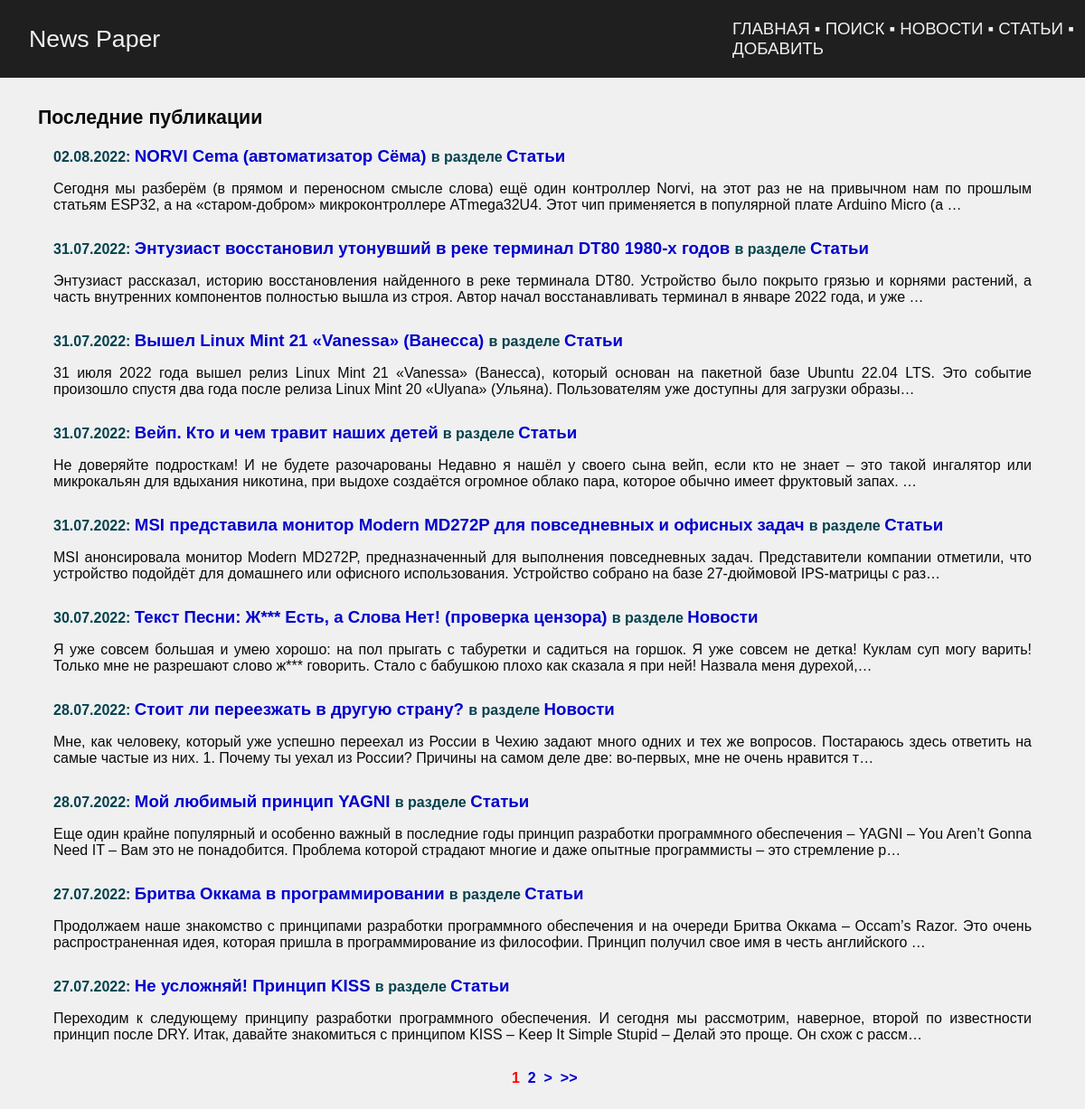
/, run on an earlier commit of the app's database.
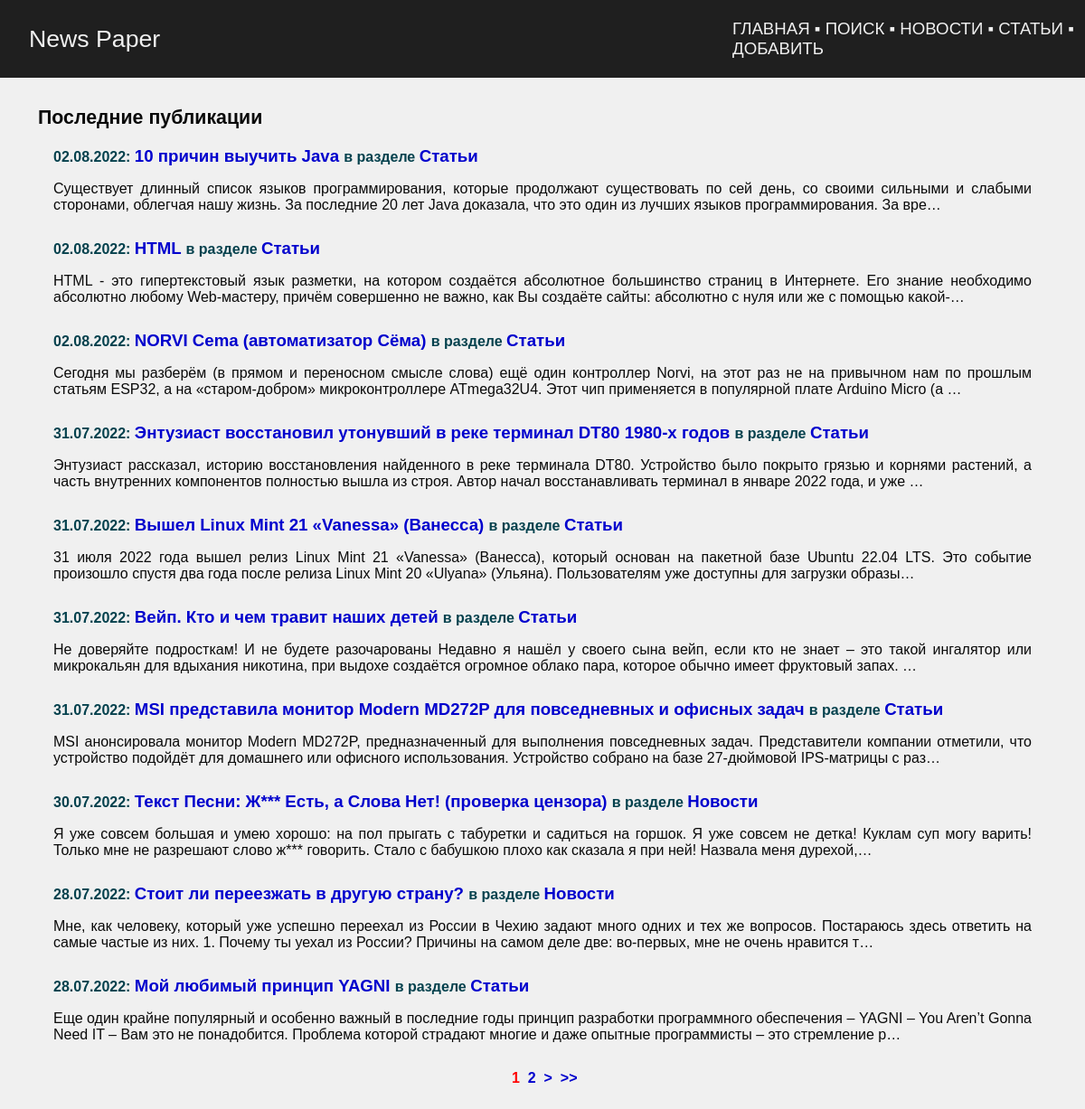
And on a later commit of the database.
### news/models.py (models this page shows, shortened)
class Post(models.Model):
    author_post = models.ForeignKey(
        Author, on_delete=models.CASCADE, verbose_name='Автор',
    )
    ARTICLE = 'ART'
    NEWS = 'NWS'
    CHOICE_CAT = [
        (ARTICLE, 'Статья'),
        (NEWS, 'Новость'),
    ]
    type_cat = models.CharField(
        max_length=3, choices=CHOICE_CAT, default=ARTICLE,
        verbose_name='Тип контента',
    )
    date_pub = models.DateTimeField(
        auto_now_add=True, verbose_name='Дата публикации',
    )
    post_cat = models.ManyToManyField(
        Category, through='PostCategory', verbose_name='Категория',
    )
    name = models.CharField(
        max_length=128,
        verbose_name='Название',
    )
    content = models.TextField(
        verbose_name='Контент',
    )
    content_rate = models.SmallIntegerField(
        default=0,
        verbose_name='Рейтинг',
    )
    class Meta:
        verbose_name = 'Пост'
        verbose_name_plural = 'Посты'

### news/views.py (the view)
# urls.py: path('', IndexView.as_view(), name='index'),
class IndexView(generic.ListView):
    model = Post
    ordering = '-date_pub'
    template_name = 'posts.html'
    context_object_name = 'posts'
    paginate_by = 10

### news/templatetags/censor.py (called while the page is built)
@register.filter()
def censor(in_text):
    censured_text = in_text
    with open('static/json/bad_words.json', 'r') as censor_file:
        bad_text = json.load(censor_file)
    for word in censured_text.split():
        if word.lower() in bad_text:
            censured_text = censured_text.replace(
                word,
                f'{word[0]}{"*" * (len(word) - 1)}'
            )
    return censured_text

@register.filter()
def liter(in_word):
    return f'{in_word[:-1]}и'

### news/templatetags/news_tags.py (called while the page is built)
@register.simple_tag(takes_context=True)
def url_replace(context, **kwargs):
    d = context['request'].GET.copy()
    for k, v in kwargs.items():
        d[k] = v
    return d.urlencode()

### templates/posts.html (shortened to what this page needs)
{% extends 'default.html' %}
{% load censor %}
{% load news_tags %}
{% block content %}
<table class="news">
    <tr>
        <th>
            Последние публикации
        </th>
    </tr>
    <tr>
        <td>
            <table>
            {% for post in posts %}
            <tr>
                <td>
                    <span class="metanews">
                        {{ post.date_pub|date:'d.m.Y' }}:
                    </span>
                    <a class="news_title" href="{% url 'news:detail' post.id %}">
                        {{ post.name|censor }}
                    </a>
                    <span class="metanews">
                        в разделе
                    </span>
                    {% if post.type_cat == 'NWS' %}
                        <a class="news_title" href="{% url 'news:news' %}">
                            {{ post.get_type_cat_display|liter }}
                        </a>
                    {% elif post.type_cat == 'ART' %}
                        <a class="news_title" href="{% url 'news:articles' %}">
                            {{ post.get_type_cat_display|liter }}
                        </a>
                    {% else %}
                        <a class="news_title" href="#">
                            #
                        </a>
                    {% endif %}
                    <br>
                    <p>{{ post.content|censor|truncatechars:250 }}</p>
                </td>
            </tr>
            {% endfor %}
            </table>
        </td>
    </tr>
</table>
<div class="pagination">
    <span class="current">&nbsp;{{ page_obj.number }}&nbsp;</span>
    {% if page_obj.has_next %}
        <a href="?{% url_replace page=page_obj.next_page_number %}">{{ page_obj.next_page_number }}</a>
        <a href="?{% url_replace page=page_obj.next_page_number %}">&nbsp;></a>
        <a href="?{% url_replace page=page_obj.paginator.num_pages %}">&nbsp;>></a>
    {% endif %}
</div>
{% endblock content %}

What changed in the data, as far as the page shows it:
no longer on this page (row unchanged): Post: date_pub "27.07.2022", name|censor "Бритва Оккама в программировании", type_cat|liter "Статьи", content|censor "Продолжаем наше знакомство с принципами разработки программного обеспечения и на очереди Бритва Оккама – Occam’s Razor. Это очень распространенная идея, которая пришла в программирование из философии. Принцип получил свое имя в честь английского …"
no longer on this page (row unchanged): Post: date_pub "27.07.2022", name|censor "Не усложняй! Принцип KISS", type_cat|liter "Статьи", content|censor "Переходим к следующему принципу разработки программного обеспечения. И сегодня мы рассмотрим, наверное, второй по известности принцип после DRY. Итак, давайте знакомиться с принципом KISS – Keep It Simple Stupid – Делай это проще. Он схож с рассм…"
added Post: date_pub "02.08.2022", name|censor "10 причин выучить Java", type_cat|liter "Статьи", content|censor "Существует длинный список языков программирования, которые продолжают существовать по сей день, со своими сильными и слабыми сторонами, облегчая нашу жизнь. За последние 20 лет Java доказала, что это один из лучших языков программирования. За вре…"
added Post: date_pub "02.08.2022", name|censor "HTML", type_cat|liter "Статьи", content|censor "HTML - это гипертекстовый язык разметки, на котором создаётся абсолютное большинство страниц в Интернете. Его знание необходимо абсолютно любому Web-мастеру, причём совершенно не важно, как Вы создаёте сайты: абсолютно с нуля или же с помощью какой-…"
